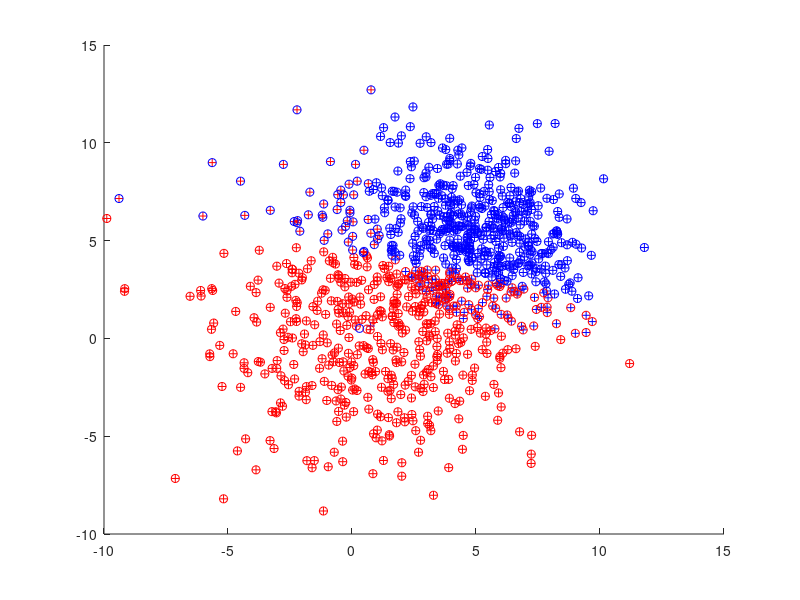

Write MATLAB code to recreate this figure. (Note: this script raises an error after producing the figure.)
U1 = rand(1,500);

f1 = erfinv(2*U1 - 1);

N1 = sqrt(2)*sqrt(12)*f1 + 1 ;









 U2 = rand(1,500);
 f2 = erfinv(2*U2 - 1);
 N2 = sqrt(2)*sqrt(14)*f2 + 1;

 
 
U3 = rand(1,500);
f3 = erfinv(2*U3 - 1);
N3 = sqrt(2)*sqrt(5)*f3 + 5;

U4 = rand(1,500);
f4 = erfinv(2*U4 - 1);
N4 = sqrt(2)*sqrt(6)*f4 + 5;




X1 = vertcat(N1,N2,ones(1,500));
%X2 = vertcat(N3,N4,-1*ones(1,500));
X2 = vertcat(N3,N4,zeros(1,500));

P1 = X1(1,:);
P2 = X2(1,:);
P3 = X1(2,:);
P4 = X2(2,:);

%plot(P1,P3,'ro',P2,P4,'bo');

%hold on
X = horzcat(X1,X2);

output = rand(1,1000);

X = X';

A = X;
X = A(:,1:2);
Y = A(:,3);
m = size(X,1);
X = [ones(size(X,1),1) X];

theta = [1;1;1];

lambda = 0;

eta = 0.01;




for i=1:2000

    g = exp(-1*X*theta);
    h = rand(m,1);
    for j=1:m
       h = 1/(1 + g(j,1));  
    end
    % h = 1/(1 + (g));
     
    %h = 1/(1 + exp(-1*g));
    C = X'*(h - Y);
    theta_temp = theta - theta(1,1)*[1;0;0]'; 
C = C + lambda*2*[1 1 1]*theta_temp*ones(size(C,1),1);

    theta = theta -eta*(1/m)*C;
    
    %theta = theta - eta*(1/m)*(C + lambda*2*([1 1 1]*theta_temp));    
    
end


theta1 = theta;


% X = X';
% 
% A = X;
% X = A(:,1:2);
% Y = A(:,3);
% m = size(X,1);
% X = [ones(size(X,1),1) X];
% 
theta = [1;1;1];

lambda = 10;

eta = 0.01;




for i=1:2000

    g = exp(-1*X*theta);
    h = rand(m,1);
    for j=1:m
       h = 1/(1 + g(j,1));  
    end
    % h = 1/(1 + (g));
     
    %h = 1/(1 + exp(-1*g));
    C = X'*(h - Y);
    theta_temp = theta - theta(1,1)*[1;0;0]'; 
C = C + lambda*2*[1 1 1]*theta_temp*ones(size(C,1),1);

    theta = theta -eta*(1/m)*C;
    
    %theta = theta - eta*(1/m)*(C + lambda*2*([1 1 1]*theta_temp));    
    
end

% 

theta2 =theta;

In1 = linspace(-10,10,500)';
In2 = linspace(-10,10,500)';
[In1,In2] = meshgrid(In1,In2);
%Z = peaks(In1,In2);
%v = [1,1];
%Z = horzcat(ones(500,1),In1,In2)*theta;
%*J = [ones(size(In1,1),1) In1 In2];
% %Z = J*theta;
% Z1 = theta1(1,1) + theta1(2,1)*In1 + theta1(3,1)*In2;
% Z2 = theta2(1,1) + theta2(2,1)*In1 + theta2(3,1)*In2;
% v = [1,0];
% figure
% contour(In1,In2,Z1,v,'ShowText','on');
% hold on
% contour(In1,In2,Z2,v,'ShowText','on');
% hold on
% 
% plot(P1,P3,'ro',P2,P4,'bo');
% hold on


Wa = -0.5*inv([12 0;0 14]);
wa = inv([12 0;0 14])*[1 1]';
w1 = -0.5*[1 1]*inv([12 0;0 14])*[1 1]' + -0.5*log(det([12 0;0 14])) + log(0.5);

Wb = -0.5*inv([5 0;0 6]);
wb = inv([5 0;0 6])*[5 5]';
w2 = -0.5*[5 5]*inv([5 0;0 6])*[5 5]' + -0.5*log(det([5 0;0 6])) + log(0.5);
% 
W = Wa-Wb;
w = wa'-wb';
wr = w1 - w2;

% In1 = linspace(-10,10,500)';
% In2 = linspace(-10,10,500)';
% [In1,In2] = meshgrid(In1,In2);
% %Z = peaks(In1,In2);
%v = [1,1];
%Z = horzcat(ones(500,1),In1,In2)*theta;
%*J = [ones(size(In1,1),1) In1 In2];
%Z = J*theta;
%Z = theta(1,1) + theta(2,1)*In1 + theta(3,1)*In2;
% 
% Z3 = W(1,1)*In1*In1 + W(2,2)*In2*In2 + w(1,1)*In1 + w(1,2)*In2 + wr;
% 
% v = [1,0];
% figure
% contour(In1,In2,Z3,v,'ShowText','on');
% hold on
% plot(P1,P3,'ro',P2,P4,'bo');
% hold on



% 
% for i=1:1000
% 
%     x = X(1:2,i);
%     
%     g1 = x'*Wa*x + wa'*x + w1;
%     
%     g2 = x'*Wb*x + wb'*x + w2;
%     
%     if g1>=g2
%         
%         output(i) = 1;
%         
%     else
%         output(i) = -1;
%         
%     end
%     
% end
% 
% error = (1/2)*sum((abs(X(3,:) - output)),2);


V1 = rand(1,500);

t1 = erfinv(2*U1 - 1);

M1 = sqrt(2)*sqrt(12)*f1 + 1 ;









 V2 = rand(1,500);
 t2 = erfinv(2*U2 - 1);
 M2 = sqrt(2)*sqrt(14)*f2 + 1;

 
 
V3 = rand(1,500);
t3 = erfinv(2*U3 - 1);
M3 = sqrt(2)*sqrt(5)*f3 + 5;

V4 = rand(1,500);
t4 = erfinv(2*U4 - 1);
M4 = sqrt(2)*sqrt(6)*f4 + 5;



B1 = [ones(500,1) (M1)' (M2)']; 
B2 = [ones(500,1) (M3)' (M4)'];

B = vertcat(B1,B2);
BP = rand(2,1);
BN = rand(2,1);
LRP = rand(2,1);
LRN = rand(2,1);
LWP = rand(2,1);
LWN = rand(2,1);


k = size(B,1);


      
                            
              
for  a=1:k

if ( W(1,1)*B(a,2)*B(a,2) + W(2,2)*B(a,3)*B(a,3) + w(1,1)*B(a,2) + w(1,2)*B(a,3) + wr)>=0
BP = [BP [B(a,2); B(a,3)]];

else
    
    BN = [BN [B(a,2); B(a,3)]];
   
    
end

if theta1(1,1) + theta1(2,1)*B(a,2) + theta1(3,1)*B(a,3) >=0
LRP = [LRP [B(a,2);B(a,3)]];

else
    LRN = [LRN [B(a,2);B(a,3)]];
end

if theta2(1,1) + theta2(2,1)*B(a,2) + theta2(3,1)*B(a,3) >=0
LWP = [LWP [B(a,2);B(a,3)]];

else
    LWN = [LWN [B(a,2);B(a,3)]];
end





end

plot(BP(1,:),BP(2,:),'r+',BN(1,:),BN(2,:),'b+',LRP(1,:),LRP(2,:),'ro',LRN(1,:),LRN(2,:),'bo',LWP(1,:),LWP(2,:),'gt',LWN(1,:),LWN(2,:),'gk');






